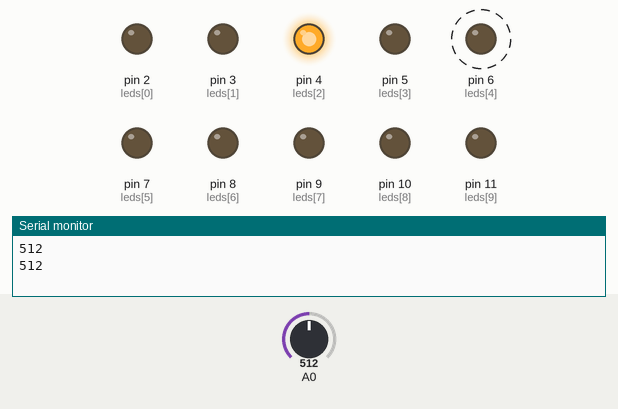
A sketch run on a simulated Arduino Uno, built with avr-gcc and run on an emulated ATmega328P. Shown: output pins drawn as LEDs (lit = HIGH), the last lines printed to the serial monitor. Dashed ring = blinking. The inputs (shaded band) are chosen by the test bench; at power-on: A0 = 512.

Above: at 1.3 s.
1.4 s: A0 set to 900
At 3.43 s:
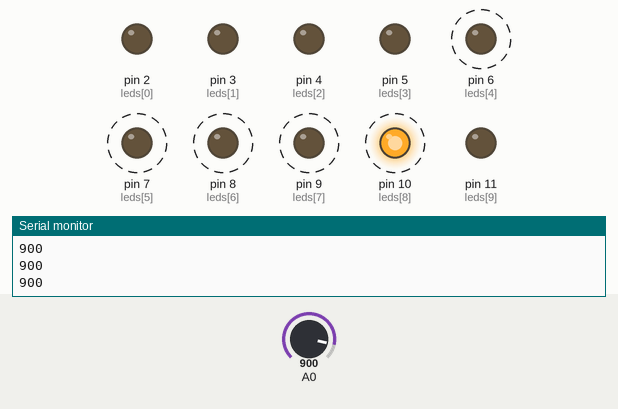
4.5 s: A0 set to 511
At 5.5 s:
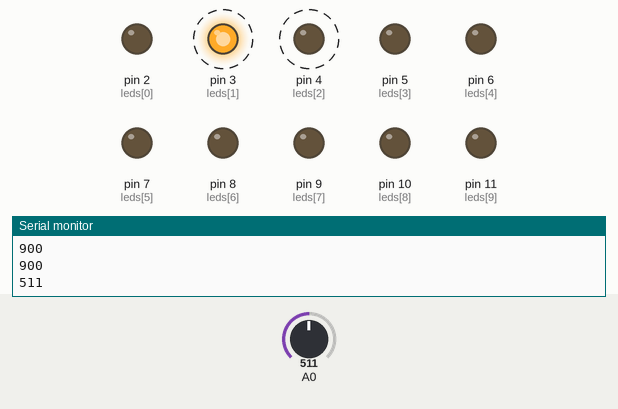
7.6 s: A0 set to 490
At 8.3 s:
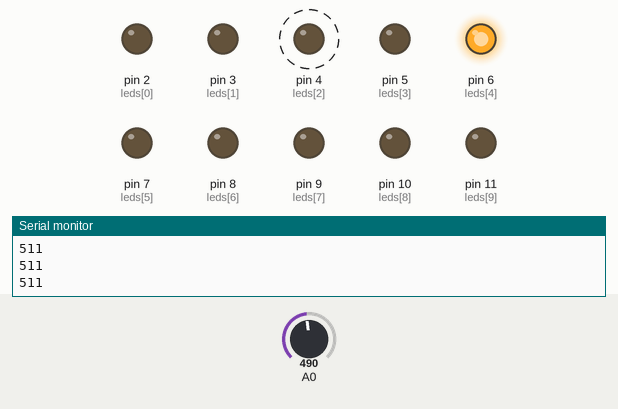
10.7 s: A0 set to 465
12.2 s: A0 set to 306
At 13.0 s:
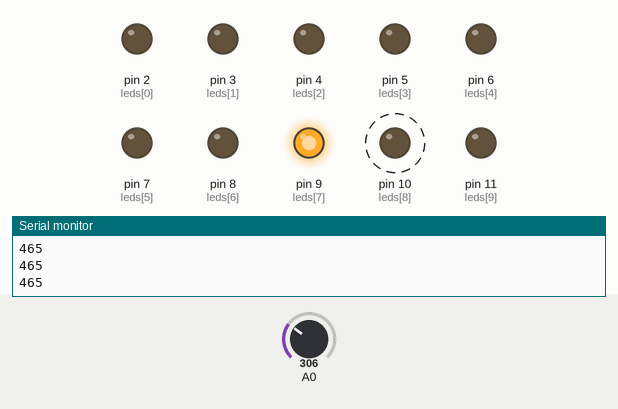
Timing chart, 0 to 15.0 s (numbered marks = the images above; inputs shaded):
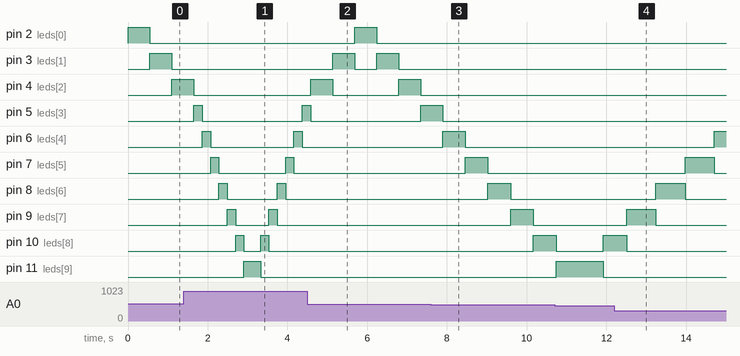

Measured:
- after the input at 1.4 s, pin 11 (leds[9]): LOW → HIGH after 1.5 s, → LOW 0.42 s later
- after the input at 4.5 s, pin 3 (leds[1]): alternates HIGH for 0.55 s and LOW for 0.55 s, starting after 0.63 s; pin 4 (leds[2]): HIGH → LOW after 0.63 s, → HIGH 1.7 s later, → LOW 0.55 s later
- after the input at 7.6 s, pin 11 (leds[9]): stays LOW (without the input it goes to HIGH after 3.0 s)
- after the input at 12.2 s, pin 5 (leds[3]): stays LOW (without the input it goes to HIGH after 2.7 s)
- by itself, pin 6 (leds[4]): alternates HIGH for 0.21 s and LOW for 2.1 s
- by itself, pin 7 (leds[5]): alternates HIGH for 0.21 s and LOW for 1.7 s
- by itself, pin 8 (leds[6]): alternates HIGH for 0.21 s and LOW for 1.3 s
- by itself, pin 9 (leds[7]): alternates HIGH for 0.21 s and LOW for 0.84 s

The sketch:

10LED_ChietAp.ino
```cpp
int leds[] = {2,3,4,5,6,7,8,9,10,11};
int N = sizeof(leds)/sizeof(leds[0]);
void setup() {
  Serial.begin(9600);
  for (int i=0; i<N; i++) {
    pinMode(leds[i], OUTPUT);
    }


}

void loop() {
  // put your main code here, to run repeatedly:
//  int s = analogRead(0);
//  int speed = map(s, 0,1023, 1000,100);
  for (int i = 0; i<N; i++) {
    int s = analogRead(0);
    int speed = map(s, 0,1023, 1000,100);
    digitalWrite(leds[i], HIGH);
    delay(speed);
    digitalWrite(leds[i], LOW);
    Serial.println(s);
    }
    for (int i = N-1; i>0; i--) {
      int s = analogRead(0);
  int speed = map(s, 0,1023, 1000,100);
    digitalWrite(leds[i], HIGH);
    delay(speed);
    digitalWrite(leds[i], LOW);
    Serial.println(s);
    }
}
```
